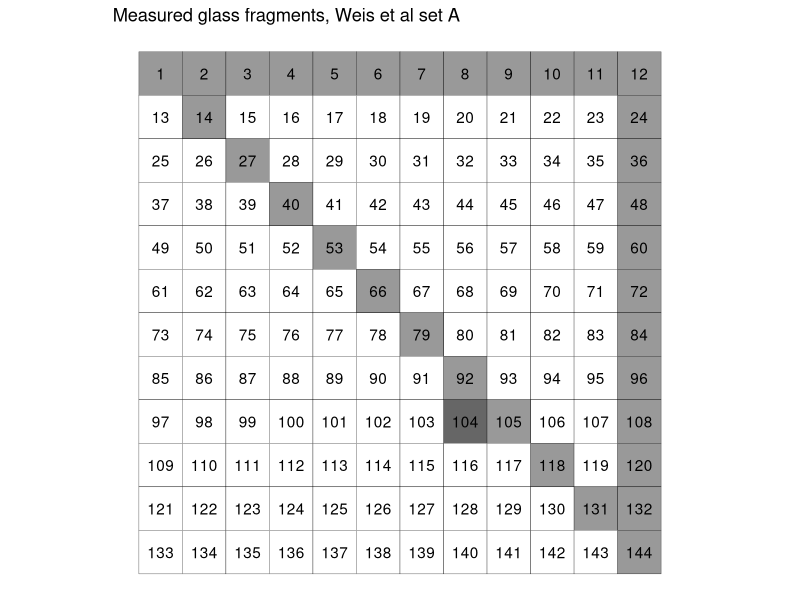

Reproduce this figure in R. (Note: this script raises an error after producing the figure.)
## ---- chunk 1
knitr::opts_chunk$set(echo = TRUE, message = FALSE, warning = FALSE, 
                      fig.align = "center")
## ---- chunk 2
library(MASS)
library(tidyverse)
library(randomForest)
## ---- chunk 3
exdat <- expand.grid(x = 1:12, y = 12:1)
exdat$lab <- 1:144
exdat$fill <- 0
exdat$fill[exdat$lab %in% c(1:12, 14,27,40,53,66,79,92,105,118,131, 132,144, 12*(2:10))] <- 1
exdat$fill[exdat$lab == 104] <- 2
ggplot(data = exdat) +
  geom_tile(aes(x=x, y=y, fill = as.factor(fill)), color = 'black') +
  scale_fill_manual(values = c("white", "grey60", "grey40")) + 
  geom_text(aes(x = x, y = y, label = lab)) + 
  theme_void() + 
  theme(legend.position = "none", aspect.ratio = 1) + 
  ggtitle("Measured glass fragments, Weis et al set A")
## ---- chunk 4
glass <- read_csv("../static/dat/glass_sample.csv")
cor_glass <- data.frame(cor(glass[glass$mfr == "M1",4:21]))
cor_glass$element1 <- rownames(cor_glass)
cor_glass %>% gather(element2, corr, -element1) %>% 
  mutate(corr = parse_number(corr)) -> cor_glass2
levelssss <- levels(as.factor(cor_glass2$element1))
cor_glass2$element1 <-  as.numeric(as.factor(cor_glass2$element1)) 
cor_glass2$element2 <-  as.numeric(as.factor(cor_glass2$element2)) 
cor_glass2 %>% filter(element1 >= element2) %>% 
ggplot() + 
  geom_tile(aes(x = element1, y = element2, fill = abs(corr))) +
  geom_text(aes(x = element1, y = element2, label = round(corr,3)), size = 2) + 
  scale_fill_gradient2() + 
  scale_x_continuous(breaks = 1:18, labels = levelssss) +
    scale_y_continuous(breaks = 1:18, labels = levelssss) + 
  theme_classic() + 
  theme(aspect.ratio = 1, axis.text.x = element_text(angle = 90))
  

